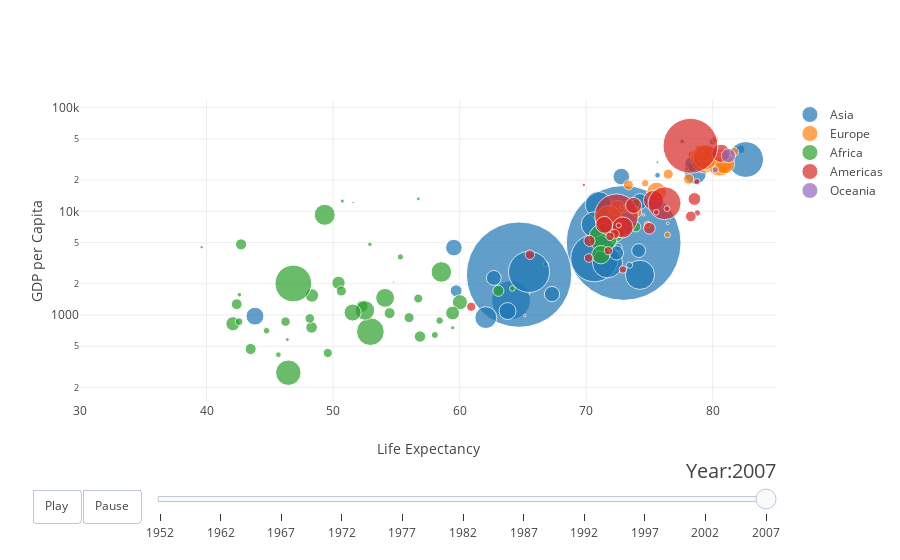

The code cell stored with this chart in its notebook:
### Markdown cell above
## plotly.offline.iplot(figure: {data: List, layout: Dict, frames: List)

### Code cell
import plotly
from IPython.display import display, HTML
import pandas as pd

url = 'https://raw.githubusercontent.com/plotly/datasets/master/gapminderDataFiveYear.csv'
dataset = pd.read_csv(url)

years = ['1952', '1962', '1967', '1972', '1977', '1982', '1987', '1992', '1997', '2002', '2007']
# make list of continents
continents = []
for continent in dataset['continent']:
    if continent not in continents:
        continents.append(continent)
# make figure
figure = {
    'data': [],
    'layout': {},
    'frames': []
}

# fill in most of layout
figure['layout']['xaxis'] = {'range': [30, 85], 'title': 'Life Expectancy'}
figure['layout']['yaxis'] = {'title': 'GDP per Capita', 'type': 'log'}
figure['layout']['hovermode'] = 'closest'
figure['layout']['sliders'] = {
    'args': [
        'transition', {
            'duration': 400,
            'easing': 'cubic-in-out'
        }
    ],
    'initialValue': '1952',
    'plotlycommand': 'animate',
    'values': years,
    'visible': True
}
figure['layout']['updatemenus'] = [
    {
        'buttons': [
            {
                'args': [None, {'frame': {'duration': 500, 'redraw': False},
                         'fromcurrent': True, 'transition': {'duration': 300, 'easing': 'quadratic-in-out'}}],
                'label': 'Play',
                'method': 'animate'
            },
            {
                'args': [[None], {'frame': {'duration': 0, 'redraw': False}, 'mode': 'immediate',
                'transition': {'duration': 0}}],
                'label': 'Pause',
                'method': 'animate'
            }
        ],
        'direction': 'left',
        'pad': {'r': 10, 't': 87},
        'showactive': False,
        'type': 'buttons',
        'x': 0.1,
        'xanchor': 'right',
        'y': 0,
        'yanchor': 'top'
    }
]

sliders_dict = {
    'active': 0,
    'yanchor': 'top',
    'xanchor': 'left',
    'currentvalue': {
        'font': {'size': 20},
        'prefix': 'Year:',
        'visible': True,
        'xanchor': 'right'
    },
    'transition': {'duration': 300, 'easing': 'cubic-in-out'},
    'pad': {'b': 10, 't': 50},
    'len': 0.9,
    'x': 0.1,
    'y': 0,
    'steps': []
}

# make data
year = 1952
for continent in continents:
    dataset_by_year = dataset[dataset['year'] == year]
    dataset_by_year_and_cont = dataset_by_year[dataset_by_year['continent'] == continent]

    data_dict = {
        'x': list(dataset_by_year_and_cont['lifeExp']),
        'y': list(dataset_by_year_and_cont['gdpPercap']),
        'mode': 'markers',
        'text': list(dataset_by_year_and_cont['country']),
        'marker': {
            'sizemode': 'area',
            'sizeref': 200000,
            'size': list(dataset_by_year_and_cont['pop'])
        },
        'name': continent
    }
    figure['data'].append(data_dict)
    
# make frames
for year in years:
    frame = {'data': [], 'name': str(year)}
    for continent in continents:
        dataset_by_year = dataset[dataset['year'] == int(year)]
        dataset_by_year_and_cont = dataset_by_year[dataset_by_year['continent'] == continent]

        data_dict = {
            'x': list(dataset_by_year_and_cont['lifeExp']),
            'y': list(dataset_by_year_and_cont['gdpPercap']),
            'mode': 'markers',
            'text': list(dataset_by_year_and_cont['country']),
            'marker': {
                'sizemode': 'area',
                'sizeref': 200000,
                'size': list(dataset_by_year_and_cont['pop'])
            },
            'name': continent
        }
        frame['data'].append(data_dict)

    figure['frames'].append(frame)
    slider_step = {'args': [
        [year],
        {'frame': {'duration': 300, 'redraw': False},
         'mode': 'immediate',
       'transition': {'duration': 300}}
     ],
     'label': year,
     'method': 'animate'}
    sliders_dict['steps'].append(slider_step)

    
figure['layout']['sliders'] = [sliders_dict]

plotly.offline.iplot(figure)

### Figure 1 — Plotly figure (JSON) as saved in the notebook; plotly's stock layout.template omitted (floating-point values rounded to 4 significant figures)
{"data": [{"marker": {"size": [31889923, 708573, 150448339, 14131858, 1318683096, 6980412, 1110396331, 223547000, 69453570, 27499638, 6426679, 127467972, 6053193, 23301725, 49044790, 2505559, 3921278, 24821286, 2874127, 47761980, 28901790, 3204897, 169270617, 91077287, 27601038, 4553009, 20378239, 19314747, 23174294, 65068149, 85262356, 4018332, 22211743], "sizemode": "area", "sizeref": 200000}, "mode": "markers", "name": "Asia", "text": ["Afghanistan", "Bahrain", "Bangladesh", "Cambodia", "China", "Hong Kong, China", "India", "Indonesia", "Iran", "Iraq", "Israel", "Japan", "Jordan", "Korea, Dem. Rep.", "Korea, Rep.", "Kuwait", "Lebanon", "Malaysia", "Mongolia", "Myanmar", "Nepal", "Oman", "Pakistan", "Philippines", "Saudi Arabia", "Singapore", "Sri Lanka", "Syria", "Taiwan", "Thailand", "Vietnam", "West Bank and Gaza", "Yemen, Rep."], "uid": "532d21", "x": [43.83, 75.64, 64.06, 59.72, 72.96, 82.21, 64.7, 70.65, 70.96, 59.55, 80.75, 82.6, 72.53, 67.3, 78.62, 77.59, 71.99, 74.24, 66.8, 62.07, 63.78, 75.64, 65.48, 71.69, 72.78, 79.97, 72.4, 74.14, 78.4, 70.62, 74.25, 73.42, 62.7], "y": [974.6, 29800.0, 1391.0, 1714.0, 4959.0, 39720.0, 2452.0, 3541.0, 11610.0, 4471.0, 25520.0, 31660.0, 4519.0, 1593.0, 23350.0, 47310.0, 10460.0, 12450.0, 3096.0, 944, 1091.0, 22320.0, 2606.0, 3190.0, 21650.0, 47140.0, 3970.0, 4185.0, 28720.0, 7458.0, 2442.0, 3025.0, 2281.0]}, {"marker": {"size": [3600523, 8199783, 10392226, 4552198, 7322858, 4493312, 10228744, 5468120, 5238460, 61083916, 82400996, 10706290, 9956108, 301931, 4109086, 58147733, 684736, 16570613, 4627926, 38518241, 10642836, 22276056, 10150265, 5447502, 2009245, 40448191, 9031088, 7554661, 71158647, 60776238], "sizemode": "area", "sizeref": 200000}, "mode": "markers", "name": "Europe", "text": ["Albania", "Austria", "Belgium", "Bosnia and Herzegovina", "Bulgaria", "Croatia", "Czech Republic", "Denmark", "Finland", "France", "Germany", "Greece", "Hungary", "Iceland", "Ireland", "Italy", "Montenegro", "Netherlands", "Norway", "Poland", "Portugal", "Romania", "Serbia", "Slovak Republic", "Slovenia", "Spain", "Sweden", "Switzerland", "Turkey", "United Kingdom"], "uid": "31ce6f", "x": [76.42, 79.83, 79.44, 74.85, 73.0, 75.75, 76.49, 78.33, 79.31, 80.66, 79.41, 79.48, 73.34, 81.76, 78.89, 80.55, 74.54, 79.76, 80.2, 75.56, 78.1, 72.48, 74.0, 74.66, 77.93, 80.94, 80.88, 81.7, 71.78, 79.42], "y": [5937.0, 36130.0, 33690.0, 7446.0, 10680.0, 14620.0, 22830.0, 35280.0, 33210.0, 30470.0, 32170.0, 27540.0, 18010.0, 36180.0, 40680.0, 28570.0, 9254.0, 36800.0, 49360.0, 15390.0, 20510.0, 10810.0, 9787.0, 18680.0, 25770.0, 28820.0, 33860.0, 37510.0, 8458.0, 33200.0]}, {"marker": {"size": [33333216, 12420476, 8078314, 1639131, 14326203, 8390505, 17696293, 4369038, 10238807, 710960, 64606759, 3800610, 18013409, 496374, 80264543, 551201, 4906585, 76511887, 1454867, 1688359, 22873338, 9947814, 1472041, 35610177, 2012649, 3193942, 6036914, 19167654, 13327079, 12031795, 3270065, 1250882, 33757175, 19951656, 2055080, 12894865, 135031164, 798094, 8860588, 199579, 12267493, 6144562, 9118773, 43997828, 42292929, 1133066, 38139640, 5701579, 10276158, 29170398, 11746035, 12311143], "sizemode": "area", "sizeref": 200000}, "mode": "markers", "name": "Africa", "text": ["Algeria", "Angola", "Benin", "Botswana", "Burkina Faso", "Burundi", "Cameroon", "Central African Republic", "Chad", "Comoros", "Congo, Dem. Rep.", "Congo, Rep.", "Cote d'Ivoire", "Djibouti", "Egypt", "Equatorial Guinea", "Eritrea", "Ethiopia", "Gabon", "Gambia", "Ghana", "Guinea", "Guinea-Bissau", "Kenya", "Lesotho", "Liberia", "Libya", "Madagascar", "Malawi", "Mali", "Mauritania", "Mauritius", "Morocco", "Mozambique", "Namibia", "Niger", "Nigeria", "Reunion", "Rwanda", "Sao Tome and Principe", "Senegal", "Sierra Leone", "Somalia", "South Africa", "Sudan", "Swaziland", "Tanzania", "Togo", "Tunisia", "Uganda", "Zambia", "Zimbabwe"], "uid": "d0fa9c", "x": [72.3, 42.73, 56.73, 50.73, 52.3, 49.58, 50.43, 44.74, 50.65, 65.15, 46.46, 55.32, 48.33, 54.79, 71.34, 51.58, 58.04, 52.95, 56.73, 59.45, 60.02, 56.01, 46.39, 54.11, 42.59, 45.68, 73.95, 59.44, 48.3, 54.47, 64.16, 72.8, 71.16, 42.08, 52.91, 56.87, 46.86, 76.44, 46.24, 65.53, 63.06, 42.57, 48.16, 49.34, 58.56, 39.61, 52.52, 58.42, 73.92, 51.54, 42.38, 43.49], "y": [6223.0, 4797.0, 1441.0, 12570.0, 1217.0, 430.1, 2042.0, 706.0, 1704.0, 986.1, 277.6, 3633.0, 1545.0, 2082.0, 5581.0, 12150.0, 641.4, 690.8, 13210.0, 752.7, 1328.0, 942.7, 579.2, 1463.0, 1569.0, 414.5, 12060.0, 1045.0, 759.3, 1043.0, 1803.0, 10960.0, 3820.0, 823.7, 4811.0, 619.7, 2014.0, 7670.0, 863.1, 1598.0, 1712.0, 862.5, 926.1, 9270.0, 2602.0, 4513.0, 1107.0, 883.0, 7093.0, 1056.0, 1271.0, 469.7]}, {"marker": {"size": [40301927, 9119152, 190010647, 33390141, 16284741, 44227550, 4133884, 11416987, 9319622, 13755680, 6939688, 12572928, 8502814, 7483763, 2780132, 108700891, 5675356, 3242173, 6667147, 28674757, 3942491, 1056608, 301139947, 3447496, 26084662], "sizemode": "area", "sizeref": 200000}, "mode": "markers", "name": "Americas", "text": ["Argentina", "Bolivia", "Brazil", "Canada", "Chile", "Colombia", "Costa Rica", "Cuba", "Dominican Republic", "Ecuador", "El Salvador", "Guatemala", "Haiti", "Honduras", "Jamaica", "Mexico", "Nicaragua", "Panama", "Paraguay", "Peru", "Puerto Rico", "Trinidad and Tobago", "United States", "Uruguay", "Venezuela"], "uid": "da6361", "x": [75.32, 65.55, 72.39, 80.65, 78.55, 72.89, 78.78, 78.27, 72.23, 74.99, 71.88, 70.26, 60.92, 70.2, 72.57, 76.19, 72.9, 75.54, 71.75, 71.42, 78.75, 69.82, 78.24, 76.38, 73.75], "y": [12780.0, 3822.0, 9066.0, 36320.0, 13170.0, 7007.0, 9645.0, 8948.0, 6025.0, 6873.0, 5728.0, 5186.0, 1202.0, 3548.0, 7321.0, 11980.0, 2749.0, 9809.0, 4173.0, 7409.0, 19330.0, 18010.0, 42950.0, 10610.0, 11420.0]}, {"marker": {"size": [20434176, 4115771], "sizemode": "area", "sizeref": 200000}, "mode": "markers", "name": "Oceania", "text": ["Australia", "New Zealand"], "uid": "2c2aeb", "x": [81.23, 80.2], "y": [34440.0, 25190.0]}], "layout": {"autosize": true, "hovermode": "closest", "sliders": [{"active": 10, "currentvalue": {"font": {"size": 20}, "prefix": "Year:", "visible": true, "xanchor": "right"}, "len": 0.9, "pad": {"b": 10, "t": 50}, "steps": [{"args": [["1952"], {"frame": {"duration": 300, "redraw": false}, "mode": "immediate", "transition": {"duration": 300}}], "label": "1952", "method": "animate"}, {"args": [["1962"], {"frame": {"duration": 300, "redraw": false}, "mode": "immediate", "transition": {"duration": 300}}], "label": "1962", "method": "animate"}, {"args": [["1967"], {"frame": {"duration": 300, "redraw": false}, "mode": "immediate", "transition": {"duration": 300}}], "label": "1967", "method": "animate"}, {"args": [["1972"], {"frame": {"duration": 300, "redraw": false}, "mode": "immediate", "transition": {"duration": 300}}], "label": "1972", "method": "animate"}, {"args": [["1977"], {"frame": {"duration": 300, "redraw": false}, "mode": "immediate", "transition": {"duration": 300}}], "label": "1977", "method": "animate"}, {"args": [["1982"], {"frame": {"duration": 300, "redraw": false}, "mode": "immediate", "transition": {"duration": 300}}], "label": "1982", "method": "animate"}, {"args": [["1987"], {"frame": {"duration": 300, "redraw": false}, "mode": "immediate", "transition": {"duration": 300}}], "label": "1987", "method": "animate"}, {"args": [["1992"], {"frame": {"duration": 300, "redraw": false}, "mode": "immediate", "transition": {"duration": 300}}], "label": "1992", "method": "animate"}, {"args": [["1997"], {"frame": {"duration": 300, "redraw": false}, "mode": "immediate", "transition": {"duration": 300}}], "label": "1997", "method": "animate"}, {"args": [["2002"], {"frame": {"duration": 300, "redraw": false}, "mode": "immediate", "transition": {"duration": 300}}], "label": "2002", "method": "animate"}, {"args": [["2007"], {"frame": {"duration": 300, "redraw": false}, "mode": "immediate", "transition": {"duration": 300}}], "label": "2007", "method": "animate"}], "transition": {"duration": 300, "easing": "cubic-in-out"}, "x": 0.1, "xanchor": "left", "y": 0, "yanchor": "top"}], "updatemenus": [{"buttons": [{"args": [null, {"frame": {"duration": 500, "redraw": false}, "fromcurrent": true, "transition": {"duration": 300, "easing": "quadratic-in-out"}}], "label": "Play", "method": "animate"}, {"args": [[null], {"frame": {"duration": 0, "redraw": false}, "mode": "immediate", "transition": {"duration": 0}}], "label": "Pause", "method": "animate"}], "direction": "left", "pad": {"r": 10, "t": 87}, "showactive": false, "type": "buttons", "x": 0.1, "xanchor": "right", "y": 0, "yanchor": "top"}], "xaxis": {"range": [30, 85], "title": "Life Expectancy", "type": "linear"}, "yaxis": {"autorange": true, "range": [2.003, 5.248], "title": "GDP per Capita", "type": "log"}}}
